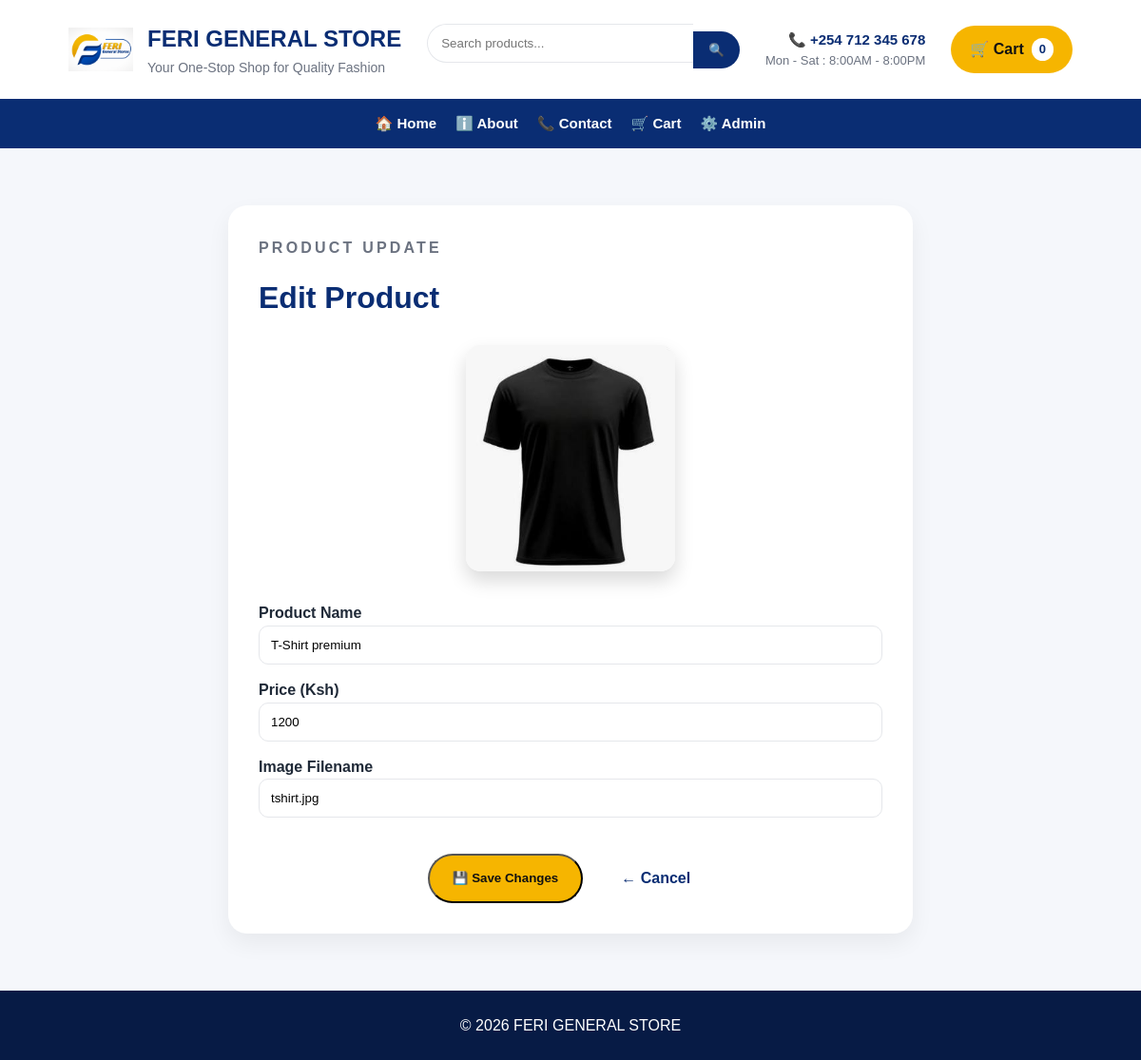
Page /edit_product/1 on the earlier database version.
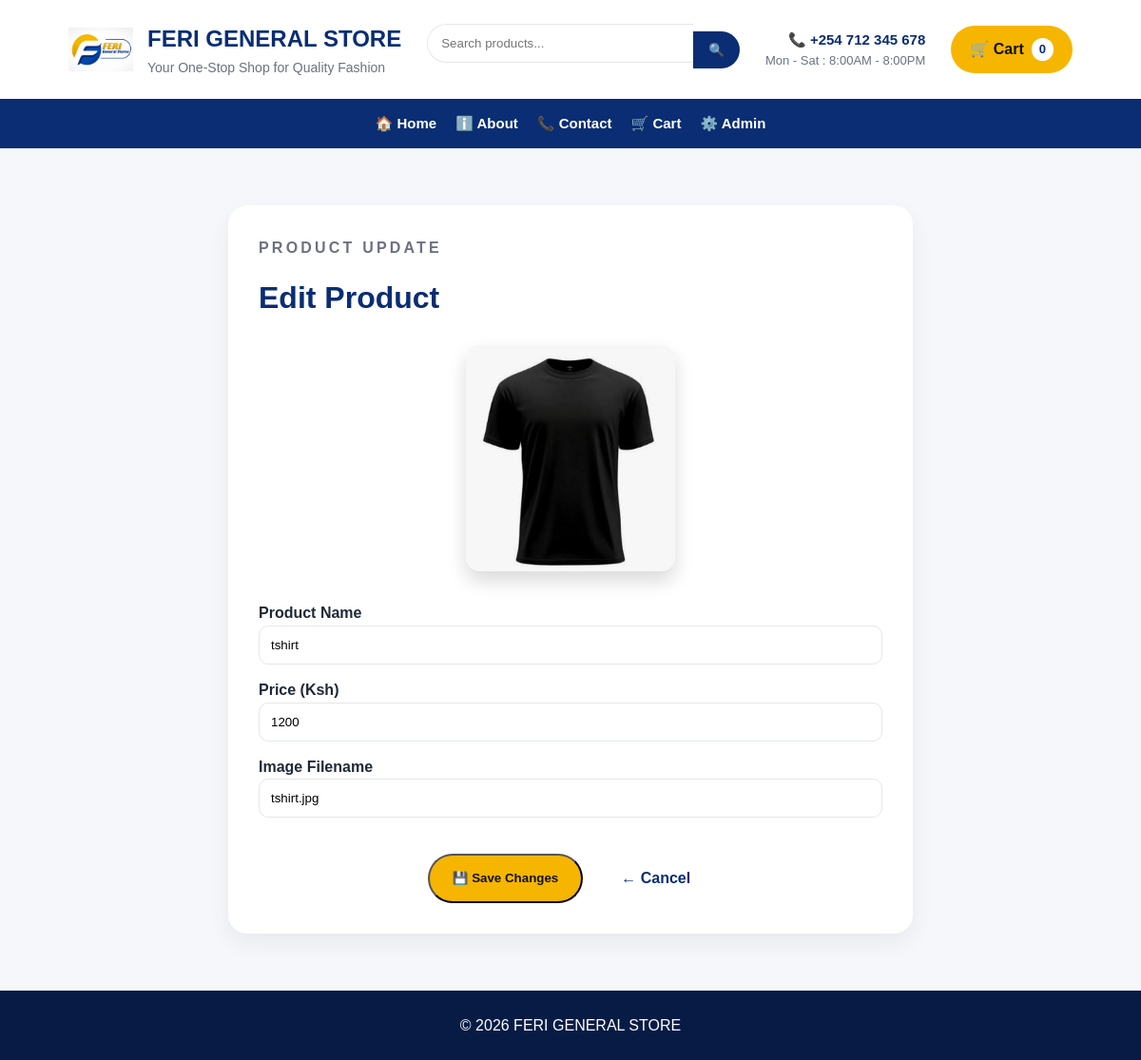
Same page on the later database version.
### tables this page shows
CREATE TABLE products(
    id INTEGER PRIMARY KEY AUTOINCREMENT,
    name TEXT NOT NULL,
    price INTEGER NOT NULL,
    image TEXT NOT NULL
, category TEXT);

### app.py (the view, shortened to what this page needs)
@app.route("/edit_product/<int:product_id>", methods=["GET", "POST"])
def edit_product(product_id):
    connection = get_db_connection()
    cursor = connection.cursor()
    cursor.execute("SELECT * FROM products WHERE id=?", (product_id,))
    product = cursor.fetchone()
    connection.close()
    return render_template("edit_product.html", product=product, cart_count=len(get_cart()))

### app.py (called while the page is built)
def get_db_connection():
    connection = sqlite3.connect("store.db")
    connection.row_factory = sqlite3.Row
    return connection

def get_cart():
    return session.get("cart", [])

### templates/edit_product.html (shortened to what this page needs)
{% extends "base.html" %}
{% block content %}
<section class="page-shell">
    <div class="page-card" style="max-width:720px; margin:auto;">
        <div class="section-heading">
            <p class="eyebrow">Product update</p>
            <h1>Edit Product</h1>
        </div>
        <div style="text-align:center; margin-bottom:24px;">
            <img src="{{ url_for('static', filename='uploads/' + product.image) }}" width="220" style="border-radius:15px; box-shadow:0 10px 20px rgba(0,0,0,.15);">
        </div>
        <form method="POST">
            <label><strong>Product Name</strong></label>
            <input type="text" name="name" value="{{ product.name }}" required>
            <label><strong>Price (Ksh)</strong></label>
            <input type="number" name="price" value="{{ product.price }}" required>
            <label><strong>Image Filename</strong></label>
            <input type="text" name="image" value="{{ product.image }}" required>
            <div style="display:flex; gap:16px; justify-content:center; flex-wrap:wrap; margin-top:24px;">
                <button type="submit" class="btn btn-primary">💾 Save Changes</button>
                <a href="{{ url_for('admin') }}" class="btn btn-secondary">← Cancel</a>
            </div>
        </form>
    </div>
</section>
{% endblock %}

Differences in the rows shown:
changed products "tshirt.jpg": name "T-Shirt premium" → "tshirt"
